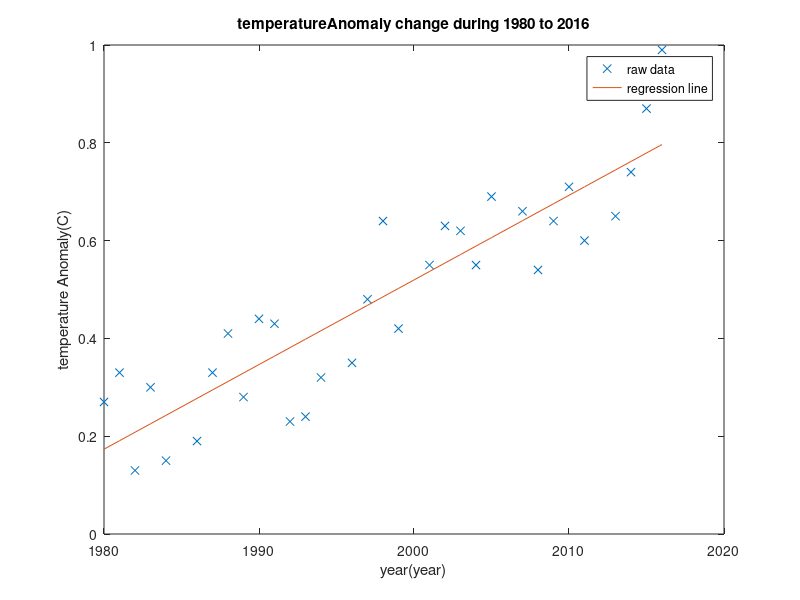

This chart was generated by the following MATLAB code:
%%%%%%%%%%%%%%%%%%%%%%%%%%%%%%%%%%%%%%%%%%%%%%%%%%%%%%%%%%%%%%%%%%%%%%
% ENGR 132 
% Program Description 
%	Allows a user to predict temperature anomaly when given year. 
%   The scrpt loads data, constructs the model, displays the 
%   regression information in text and in a plot
%
%
% Assigment Information
%   Assignment:         PS 03, Problem 2
%	Author:             Yuefan Fu, fu194@purdue.edu
%  	Team ID:            001-05
%  	Contributor:        Name, login@purdue [repeat for each]
%%%%%%%%%%%%%%%%%%%%%%%%%%%%%%%%%%%%%%%%%%%%%%%%%%%%%%%%%%%%%%%%%%%%%%


%% ____________________
%% INITIALIZATION
%import all the data needed from txt file
allData=importdata('Data_global_temp_anomalies.txt','\t');
year=allData.data(:,1);
temperatureAnomaly=allData.data(:,2);
%% ____________________
%% CALCULATIONS
%calculate the coefficient a,b for y=a*x+b
result=polyfit(year,temperatureAnomaly,1);
%calculate SSE and SST
SST=sum((temperatureAnomaly-mean(temperatureAnomaly)).^2);
SSE=sum((temperatureAnomaly-result(1)*year-result(2)).^2);
%calculate R^2
rSquare=1-SSE/SST;
%% ____________________
%% FORMATTED TEXT & FIGURE DISPLAYS
fprintf('The equation is temperatureAnomal = %.4f year %.4f.\n',result);
fprintf('SST  %.4f\nSSE = %.4f\nR^2= %.4f\n',SST,SSE,rSquare);
%plot raw data;
plot(year,temperatureAnomaly,'x');
hold on;
%plot regression line
plot(year,year*result(1)+result(2));
legend('raw data','regression line')
xlabel('year(year)');
ylabel('temperature Anomaly(C)');
title('temperatureAnomaly change during 1980 to 2016');


%% ____________________
%% ANALYSIS

%% -- Q1
% The excel and matlab use the same method to get a best fit linear
% regresion so they have the same result.


%% ____________________
%% ACADEMIC INTEGRITY STATEMENT
% I/We have not used source code obtained from any other unauthorized
% source, either modified or unmodified.  Neither have I/we provided
% access to my/our code to another. The project I/we am/are submitting
% is my/our own original work.
%